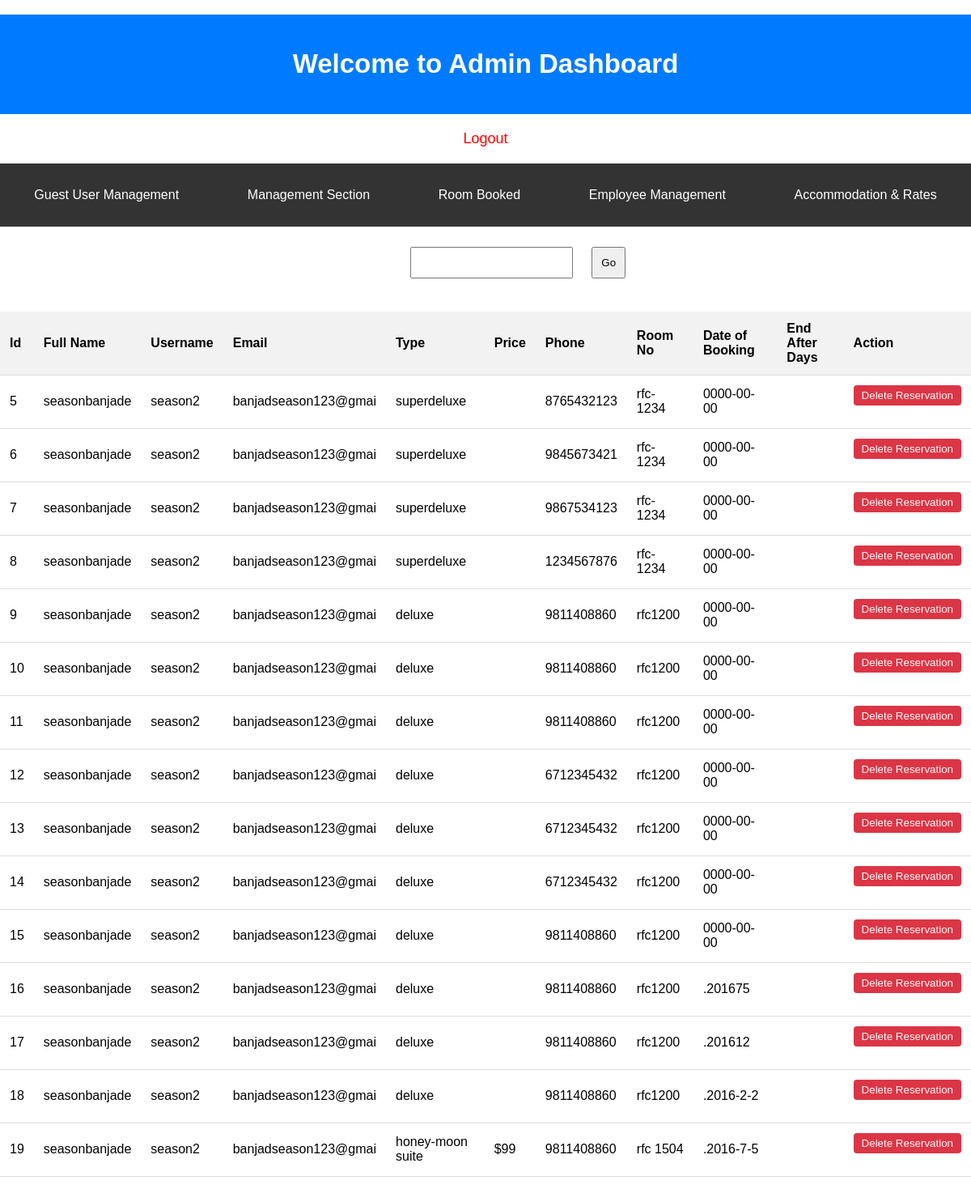
The app's page /admin/room-reserved.php with its own data.
### tables this page shows
CREATE TABLE IF NOT EXISTS `roombooked` (
  `id` int(11) NOT NULL AUTO_INCREMENT,
  `username` varchar(30) NOT NULL,
  `type` varchar(30) NOT NULL,
  `full_name` varchar(30) NOT NULL,
  `email` varchar(40) NOT NULL,
  `phone` bigint(15) NOT NULL,
  `address` varchar(40) NOT NULL,
  `price` varchar(10) NOT NULL,
  `room_no` varchar(40) NOT NULL,
  `booking_date` text NOT NULL,
  `end` varchar(4) NOT NULL,
  `status` varchar(30) NOT NULL,
  `date` timestamp NOT NULL DEFAULT CURRENT_TIMESTAMP ON UPDATE CURRENT_TIMESTAMP,
  PRIMARY KEY (`id`)
);

### admin/room-reserved.php (the view, shortened to what this page needs)
<?php
include("connect.php");
?>
<!DOCTYPE html>
<html lang="en">
<head>
</head>
<body>
    <div class="header">
        <h2>Welcome to Admin Dashboard</h2>
    </div>
    <?php include("dash.php"); ?>
    <div class="search-bar">
        <form action="" method="post">
            Firstname: <input type="text" name="firstname" />&nbsp;&nbsp;
            <input type="submit" name="search" value="Go" />
        </form>
    </div>
    <div class="box">
        <table>
            <tr>
                <th>Id</th>
                <th>Full Name</th>
                <th>Username</th>
                <th>Email</th>
                <th>Type</th>
                <th>Price</th>
                <th>Phone</th>
                <th>Room No</th>
                <th>Date of Booking</th>
                <th>End After Days</th>
                <th>Action</th>
            </tr>
            <?php
            if (isset($_POST["search"])) {
                $fname = mysqli_real_escape_string($con, $_POST["firstname"]);
                $sql = "SELECT * FROM roombooked WHERE firstname LIKE '%$fname%'";
            } else {
                $sql = "SELECT * FROM roombooked";
            }
            $result = mysqli_query($con, $sql);
            while ($row = mysqli_fetch_assoc($result)) {
            ?>
            <tr>
                <td><?php echo htmlspecialchars($row["id"]); ?></td>
                <td><?php echo htmlspecialchars($row["full_name"]); ?></td>
                <td><?php echo htmlspecialchars($row["username"]); ?></td>
                <td><?php echo htmlspecialchars($row["email"]); ?></td>
                <td><?php echo htmlspecialchars($row["type"]); ?></td>
                <td><?php echo htmlspecialchars($row["price"]); ?></td>
                <td><?php echo htmlspecialchars($row["phone"]); ?></td>
                <td><?php echo htmlspecialchars($row["room_no"]); ?></td>
                <td><?php echo htmlspecialchars($row["booking_date"]); ?></td>
                <td><?php echo htmlspecialchars($row["end_date"]); ?></td>
                <td>
                    <form action="" method="post" onsubmit="return confirmDelete();">
                        <input type="submit" name="delete" value="Delete Reservation" class="delete-btn" />
                    </form>
                </td>
            </tr>
            <?php } ?>
        </table>
    </div>
</body>
</html>

### css/dashboard.css (style rules this page uses)
body { background:#FFF; width:100%; COLOR:#FFF; }
.box { width:100%; background:#fff; color:#000; }
.box td { color:#000; }
.box tr { color:#000; }

### admin/room-reserved.php (style rules this page uses)
body { font-family: Arial, sans-serif; background-color: #f4f4f4; margin: 0; padding: 0; }
.header { background: #007bff; color: white; text-align: center; padding: 15px; font-size: 22px; }
.search-bar { display: flex; justify-content: center; margin: 20px 0; }
.search-bar input[type="text"], .search-bar input[type="submit"] { padding: 10px; margin: 5px; }
.box { width: 90%; margin: 0 auto; }
table { width: 100%; border-collapse: collapse; margin-bottom: 20px; }
th, td { padding: 12px; text-align: left; border-bottom: 1px solid #ddd; }
th { background-color: #f2f2f2; }
.delete-btn { background-color: #dc3545; color: white; padding: 5px 10px; border: none; cursor: pointer; border-radius: 4px; }

### admin/dash.php (style rules this page uses)
body { font-family: Arial, sans-serif; margin: 0; padding: 0; }

### records on screen
roombooked: id "5", full_name "seasonbanjade", username "season2", email "banjadseason123@gmai", type "superdeluxe", phone "8765432123", room_no "rfc-1234", booking_date "0000-00-00"
roombooked: id "6", full_name "seasonbanjade", username "season2", email "banjadseason123@gmai", type "superdeluxe", phone "9845673421", room_no "rfc-1234", booking_date "0000-00-00"
roombooked: id "7", full_name "seasonbanjade", username "season2", email "banjadseason123@gmai", type "superdeluxe", phone "9867534123", room_no "rfc-1234", booking_date "0000-00-00"
roombooked: id "8", full_name "seasonbanjade", username "season2", email "banjadseason123@gmai", type "superdeluxe", phone "1234567876", room_no "rfc-1234", booking_date "0000-00-00"
roombooked: id "9", full_name "seasonbanjade", username "season2", email "banjadseason123@gmai", type "deluxe", phone "9811408860", room_no "rfc1200", booking_date "0000-00-00"
roombooked: id "10", full_name "seasonbanjade", username "season2", email "banjadseason123@gmai", type "deluxe", phone "9811408860", room_no "rfc1200", booking_date "0000-00-00"
roombooked: id "11", full_name "seasonbanjade", username "season2", email "banjadseason123@gmai", type "deluxe", phone "9811408860", room_no "rfc1200", booking_date "0000-00-00"
roombooked: id "12", full_name "seasonbanjade", username "season2", email "banjadseason123@gmai", type "deluxe", phone "6712345432", room_no "rfc1200", booking_date "0000-00-00"
roombooked: id "13", full_name "seasonbanjade", username "season2", email "banjadseason123@gmai", type "deluxe", phone "6712345432", room_no "rfc1200", booking_date "0000-00-00"
roombooked: id "14", full_name "seasonbanjade", username "season2", email "banjadseason123@gmai", type "deluxe", phone "6712345432", room_no "rfc1200", booking_date "0000-00-00"
roombooked: id "15", full_name "seasonbanjade", username "season2", email "banjadseason123@gmai", type "deluxe", phone "9811408860", room_no "rfc1200", booking_date "0000-00-00"
roombooked: id "16", full_name "seasonbanjade", username "season2", email "banjadseason123@gmai", type "deluxe", phone "9811408860", room_no "rfc1200", booking_date ".201675"
roombooked: id "17", full_name "seasonbanjade", username "season2", email "banjadseason123@gmai", type "deluxe", phone "9811408860", room_no "rfc1200", booking_date ".201612"
roombooked: id "18", full_name "seasonbanjade", username "season2", email "banjadseason123@gmai", type "deluxe", phone "9811408860", room_no "rfc1200", booking_date ".2016-2-2"
roombooked: id "19", full_name "seasonbanjade", username "season2", email "banjadseason123@gmai", type "honey-moon suite", price "$99", phone "9811408860", room_no "rfc 1504", booking_date ".2016-7-5"
